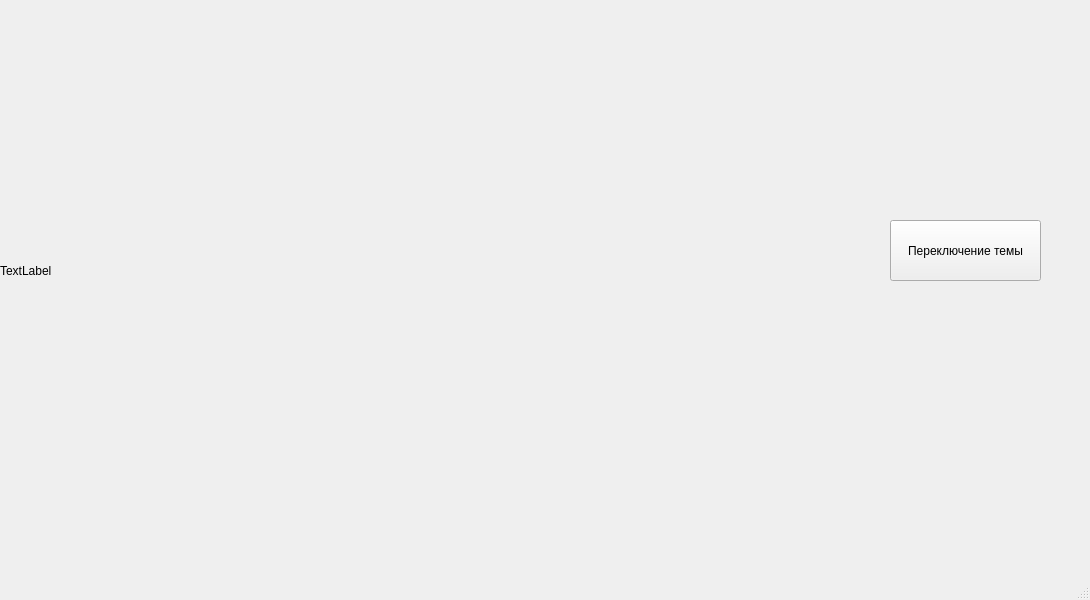
<?xml version="1.0" encoding="UTF-8"?>
<ui version="4.0">
 <class>MainWindow</class>
 <widget class="QMainWindow" name="MainWindow">
  <property name="geometry">
   <rect>
    <x>0</x>
    <y>0</y>
    <width>1090</width>
    <height>600</height>
   </rect>
  </property>
  <property name="windowTitle">
   <string>MainWindow</string>
  </property>
  <widget class="QWidget" name="centralwidget">
   <widget class="QLabel" name="f">
    <property name="geometry">
     <rect>
      <x>0</x>
      <y>0</y>
      <width>791</width>
      <height>541</height>
     </rect>
    </property>
    <property name="text">
     <string>TextLabel</string>
    </property>
   </widget>
   <widget class="QPushButton" name="toggleThemeButton">
    <property name="geometry">
     <rect>
      <x>890</x>
      <y>220</y>
      <width>151</width>
      <height>61</height>
     </rect>
    </property>
    <property name="text">
     <string>Переключение темы</string>
    </property>
   </widget>
  </widget>
  <widget class="QMenuBar" name="menubar">
   <property name="geometry">
    <rect>
     <x>0</x>
     <y>0</y>
     <width>1090</width>
     <height>26</height>
    </rect>
   </property>
  </widget>
  <widget class="QStatusBar" name="statusbar"/>
 </widget>
 <resources/>
 <connections/>
</ui>
